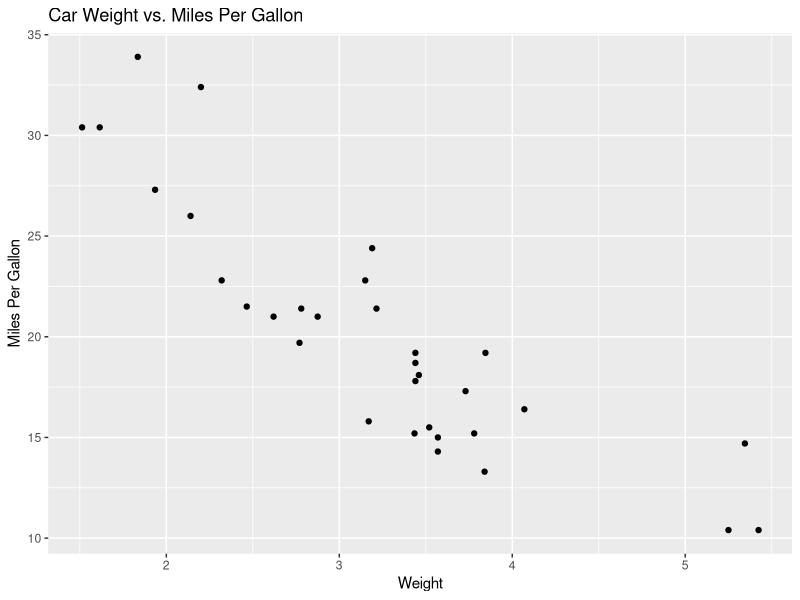

Write the R code that produced this figure.
## ---- chunk 1
library(ggplot2)
data(mtcars)
summary(mtcars)
## ---- chunk 2
ggplot(mtcars, aes(x = wt, y = mpg)) +
  geom_point() +
  labs(
    title = "Car Weight vs. Miles Per Gallon",
    x = "Weight",
    y = "Miles Per Gallon"
  )
